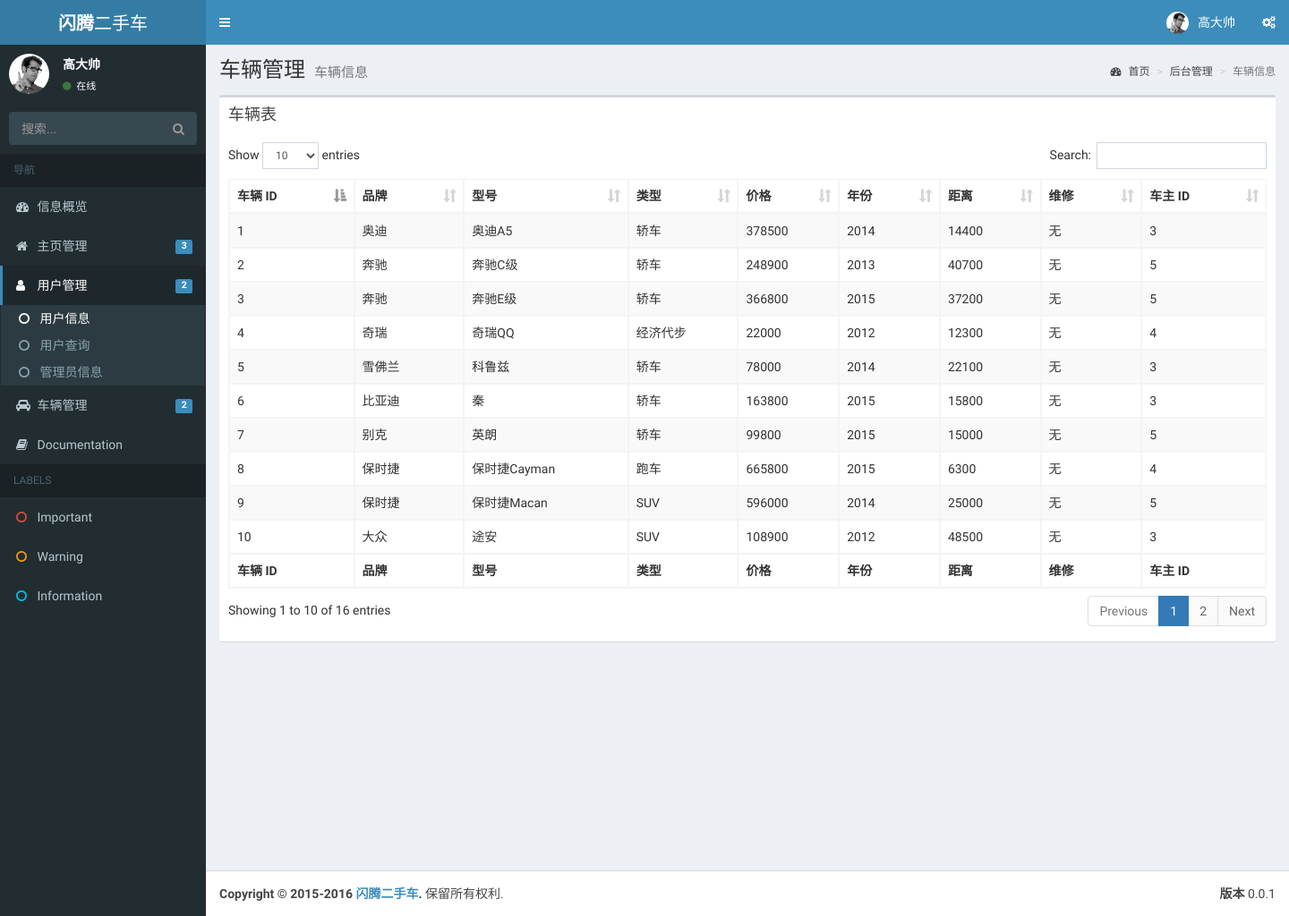
The app's page /dashboard/car/carinfo.php with its own data.
### tables this page shows
create table car (
	id    INT(20) primary key auto_increment,
    model int(20) not null,
    type  int(20) not null,
    price INT(10) not null,
    year  year not null,
    mile  INT(10) not null,
    fixed TINYINT(4) not null,
    title text not null,
    description text not null,
    user  int(20) not null,
    foreign key (model) references model(id),
    foreign key (type) references type(id),
    foreign key (user) references user(id)
);

create table make (
	id int(20) primary key auto_increment,
    make varchar(20) not null
);

create table model (
    id int(20) primary key auto_increment,
    model varchar(20) not null,
    make int(20),
    foreign key (make) references Make(id)
);

### dashboard/car/carinfo.php (the view, shortened to what this page needs)
<!DOCTYPE html>
<html>
<head>
    <link rel="stylesheet" href="../../bootstrap/css/bootstrap.min.css">
    <link rel="stylesheet" href="https://maxcdn.bootstrapcdn.com/font-awesome/4.4.0/css/font-awesome.min.css">
    <link rel="stylesheet" href="https://code.ionicframework.com/ionicons/2.0.1/css/ionicons.min.css">
    <link rel="stylesheet" href="../../plugins/datatables/dataTables.bootstrap.css">
    <link rel="stylesheet" href="../../dist/css/AdminLTE.min.css">
    <link rel="stylesheet" href="../../dist/css/skins/_all-skins.min.css">
</head>
<body class="hold-transition skin-blue sidebar-mini">
<?php
include_once('../../db.php');
$result = $con->query("select * from type;");
$type = null;
while ($row = $result->fetch_array()) {
    $type[$row['id']] = $row['description'];
}
?>
<div class="wrapper">
    <header class="main-header">
        <a href="../dashboard.php" class="logo">
            <span class="logo-lg"><b>闪腾</b>二手车</span>
        </a>
        <nav class="navbar navbar-static-top" role="navigation">
            <a href="#" class="sidebar-toggle" data-toggle="offcanvas" role="button">
            </a>
            <div class="navbar-custom-menu">
                <ul class="nav navbar-nav">
                    <li class="dropdown user user-menu">
                        <a href="#" class="dropdown-toggle" data-toggle="dropdown">
                            <img src="../../dist/img/user2-160x160.jpg" class="user-image" alt="User Image">
                            <span class="hidden-xs">高大帅</span>
                        </a>
                    </li>
                    <li>
                        <a href="#" data-toggle="control-sidebar"><i class="fa fa-gears"></i></a>
                    </li>
                </ul>
            </div>
        </nav>
    </header>
    <aside class="main-sidebar">
        <section class="sidebar">
            <div class="user-panel">
                <div class="pull-left image">
                    <img src="../../dist/img/user2-160x160.jpg" class="img-circle" alt="User Image">
                </div>
                <div class="pull-left info">
                    <p>高大帅</p>
                    <a href="#"><i class="fa fa-circle text-success"></i> 在线</a>
                </div>
            </div>
            <form action="#" method="get" class="sidebar-form">
                <div class="input-group">
                    <input type="text" name="q" class="form-control" placeholder="搜索...">
              <span class="input-group-btn">
                <button type="submit" name="search" id="search-btn" class="btn btn-flat"><i class="fa fa-search"></i></button>
              </span>
                </div>
            </form>
            <ul class="sidebar-menu">
                <li class="header">导航</li>
                <li class="">
                    <a href="../../index.html">
                        <i class="fa fa-dashboard"></i>
                        <span>信息概览</span>
                    </a>
                </li>
                <li class="treeview">
                    <a href="#">
                        <i class="fa fa-home"></i>
                        <span>主页管理</span>
                        <span class="label label-primary pull-right">3</span>
                    </a>
                </li>
                <li class="active treeview">
                    <a href="#">
                        <i class="fa fa-user"></i>
                        <span>用户管理</span>
                        <span class="label label-primary pull-right">2</span>
                    </a>
                    <ul class="treeview-menu">
                        <li class="active"><a href="../user/userinfo.php"><i class="fa fa-circle-o"></i> 用户信息</a></li>
                        <li><a href="../../pages/layout/boxed.html"><i class="fa fa-circle-o"></i> 用户查询</a></li>
                        <li><a href="../user/admininfo.php"><i class="fa fa-circle-o"></i> 管理员信息</a></li>
                    </ul>
                </li>
                <li class="treeview">
                    <a href="#">
                        <i class="fa fa-car"></i>
                        <span>车辆管理</span>
                        <span class="label label-primary pull-right">2</span>
                    </a>
                </li>
                <li><a href="documentation/index.html"><i class="fa fa-book"></i> <span>Documentation</span></a></li>
                <li class="header">LABELS</li>
                <li><a href="#"><i class="fa fa-circle-o text-red"></i> <span>Important</span></a></li>
                <li><a href="#"><i class="fa fa-circle-o text-yellow"></i> <span>Warning</span></a></li>
                <li><a href="#"><i class="fa fa-circle-o text-aqua"></i> <span>Information</span></a></li>
            </ul>
        </section>
    </aside>
    <div class="content-wrapper">
        <section class="content-header">
            <h1>
                车辆管理
                <small>车辆信息</small>
            </h1>
            <ol class="breadcrumb">
                <li><a href="../../index.php"><i class="fa fa-dashboard"></i> 首页</a></li>
                <li class="active"><a href="#">后台管理</a></li>
                <li class="active">车辆信息</li>
            </ol>
        </section>
        <section class="content">
            <div class="box">
                <div class="box-header">
                    <h3 class="box-title">车辆表</h3>
                </div>
                <div class="box-body">
                    <table id="example1" class="table table-bordered table-striped">
                        <thead>
                        <tr>
                            <th>车辆 ID</th>
                            <th>品牌</th>
                            <th>型号</th>
                            <th>类型</th>
                            <th>价格</th>
                            <th>年份</th>
                            <th>距离</th>
                            <th>维修</th>
                            <th>车主 ID</th>
                        </tr>
                        </thead>
                        <tbody>
                        <?php
                        $result = $con->query('select * from car;');
                        while ($row = $result->fetch_array()) {
                            $modelresult = $con->query('select * from model where id ='.$row['model']);
                            $modelrow = $modelresult->fetch_array();
                            $makeresult = $con->query('select * from make where id ='.$modelrow['make']);
                            $makerow = $makeresult->fetch_array();
                            echo '<tr><td>'.$row['id'].'</td>';
                            echo '<td>'.$makerow['make'].'</td>';
                            echo '<td>'.$modelrow['model'].'</td>';
                            echo '<td>'.$type[$row['type']].'</td>';
                            echo '<td>'.$row['price'].'</td>';
                            echo '<td>'.$row['year'].'</td>';
                            echo '<td>'.$row['mile'].'</td>';
                            echo '<td>';
                            if ($row['fixed'] == 0) {
                                echo '无';
                            } else {
                                echo '有';
                            }
                            echo '</td>';
                            echo '<td>'.$row['user'].'</td>';
                        }
                        ?>
                        </tbody>
                        <tfoot>
                        <tr>
                            <th>车辆 ID</th>
                            <th>品牌</th>
                            <th>型号</th>
                            <th>类型</th>
                            <th>价格</th>
                            <th>年份</th>
                            <th>距离</th>
                            <th>维修</th>
                            <th>车主 ID</th>
                        </tr>
                        </tfoot>
                    </table>
                </div>
            </div>
        </section>
    </div>
    <footer class="main-footer">
        <div class="pull-right hidden-xs">
            <b>版本</b> 0.0.1
        </div>
        <strong>Copyright &copy; 2015-2016 <a href="#">闪腾二手车</a>.</strong> 保留所有权利.
    </footer>
</div>
</body>
</html>

### records on screen
car: id "1", make.make "奥迪", model.model "奥迪A5", type "轿车", price "378500", year "2014", mile "14400", fixed "无", user "3"
car: id "2", make.make "奔驰", model.model "奔驰C级", type "轿车", price "248900", year "2013", mile "40700", fixed "无", user "5"
car: id "3", make.make "奔驰", model.model "奔驰E级", type "轿车", price "366800", year "2015", mile "37200", fixed "无", user "5"
car: id "4", make.make "奇瑞", model.model "奇瑞QQ", type "经济代步", price "22000", year "2012", mile "12300", fixed "无", user "4"
car: id "5", make.make "雪佛兰", model.model "科鲁兹", type "轿车", price "78000", year "2014", mile "22100", fixed "无", user "3"
car: id "6", make.make "比亚迪", model.model "秦", type "轿车", price "163800", year "2015", mile "15800", fixed "无", user "3"
car: id "7", make.make "别克", model.model "英朗", type "轿车", price "99800", year "2015", mile "15000", fixed "无", user "5"
car: id "8", make.make "保时捷", model.model "保时捷Cayman", type "跑车", price "665800", year "2015", mile "6300", fixed "无", user "4"
car: id "9", make.make "保时捷", model.model "保时捷Macan", type "SUV", price "596000", year "2014", mile "25000", fixed "无", user "5"
car: id "10", make.make "大众", model.model "途安", type "SUV", price "108900", year "2012", mile "48500", fixed "无", user "3"
